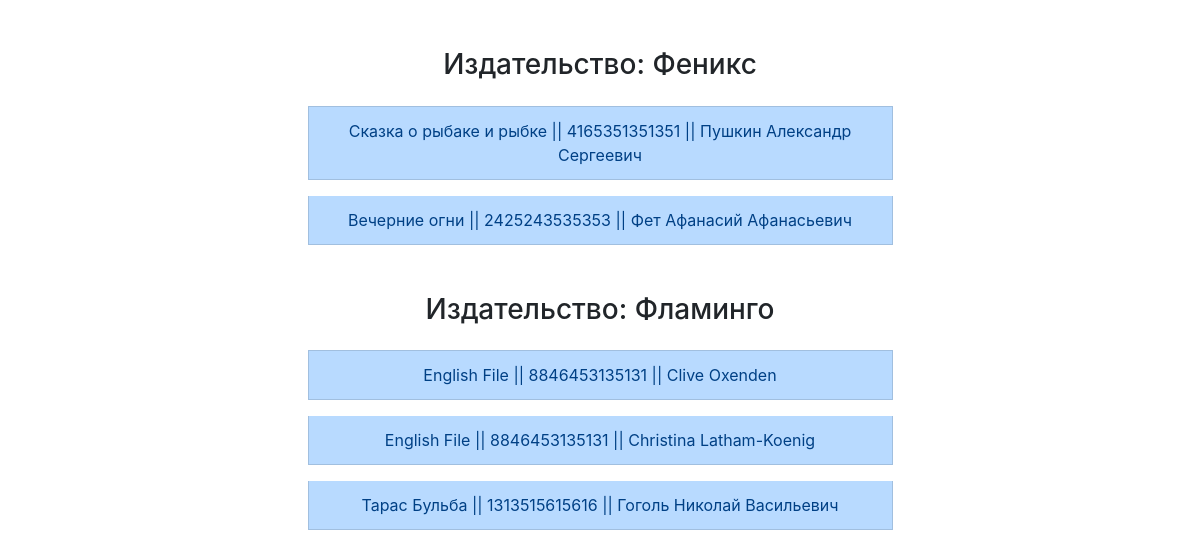
Screenshot of /publishers/ with the database file from the repository.
### p_library/models.py (models this page shows, shortened)
class Publisher(models.Model):
    name = models.CharField(max_length=128, verbose_name='Название издательства')

class Book(models.Model):
    ISBN = models.CharField(max_length=13, verbose_name='Международный стандартный книжный номер')
    title = models.CharField(max_length=128, verbose_name='Название')
    description = models.TextField(verbose_name='Аннотация')
    year_release = models.PositiveSmallIntegerField(verbose_name='Год издания')
    copy_count = models.PositiveSmallIntegerField(default=1, verbose_name='Число копий')
    price = models.DecimalField(max_digits=12, decimal_places=2, verbose_name='Цена')
    authors = models.ManyToManyField(
        Author,
        through='Inspiration',
        through_fields=('book', 'author'),
        verbose_name='Авторы',
        related_name='book_authors',
    )
    publisher = models.ForeignKey(
        Publisher,
        null=True,
        blank=True,
        on_delete=models.SET_NULL,
        verbose_name='Издательство',
        related_name='book_publisher',
    )
    friend = models.ForeignKey(
        Friend,
        null=True,
        blank=True,
        on_delete=models.SET_NULL,
        verbose_name='Книга одолжена другу',
        related_name='book_friend',
    )
    date_issue = models.DateTimeField(auto_now=False, auto_now_add=False, null=True, blank=True, verbose_name='Книга выдана')
    date_delivery = models.DateTimeField(auto_now=False, auto_now_add=False, null=True, blank=True, verbose_name='Книга должна быть сдана')

class Author(models.Model):
    full_name = models.CharField(max_length=50, verbose_name='Имя автора')
    birth_year = models.PositiveSmallIntegerField(verbose_name='Год рождения')
    country = models.CharField(max_length=2, verbose_name='Страна')

### p_library/views.py (the view)
# urls.py: path('publishers/', views.publishers_list),
def publishers_list(request):
    template = loader.get_template('publishers.html')
    publishers = Publisher.objects.annotate(books_count=Count('book_publisher'))
    data = {
        'publishers': publishers,
    }
    return HttpResponse(template.render(data))

### p_library/templates/publishers.html (shortened to what this page needs)
<!DOCTYPE html>
<html lang="en">
<head>
    <link rel="stylesheet" href="https://stackpath.bootstrapcdn.com/bootstrap/4.5.2/css/bootstrap.min.css">
</head>
<body>
    <div class="container-fluid">
        <ul class="list-group">
            {% for publisher in publishers %}
            <h3 class="text-center mt-5">Издательство: {{ publisher.name }}</h3>
            <div class="wrap d-flex flex-column align-items-center">
                {% for book in publisher.book_publisher.all %}
                {% for author in book.authors.all %}
                <li class="list-group-item list-group-item-primary mt-3 col-6 text-center">{{ book.title }} || {{ book.ISBN }} || {{ author.full_name }}</li>
                {% endfor %}
                {% endfor %}
            </div>
            {% endfor %}
        </ul>
    </div>
</body>
</html>

### rows the page displays
Publisher: name "Феникс"
Book: title "Сказка о рыбаке и рыбке", ISBN "4165351351351"
Author: full_name "Пушкин Александр Сергеевич"
Book: title "Вечерние огни", ISBN "2425243535353"
Author: full_name "Фет Афанасий Афанасьевич"
Publisher: name "Фламинго"
Book: title "English File", ISBN "8846453135131"
Author: full_name "Clive Oxenden"
Author: full_name "Christina Latham-Koenig"
Book: title "Тарас Бульба", ISBN "1313515615616"
Author: full_name "Гоголь Николай Васильевич"
